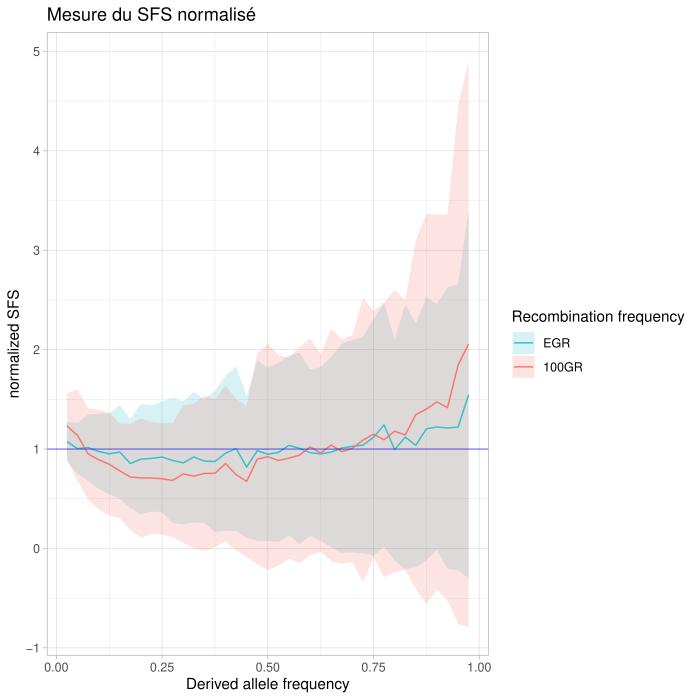

Generate this figure with R:
#!/usr/bin/env Rscript

## Author : Louis OLLIVIER ~ louis.ollivier@etu.univ-rouen.fr 
## Université Paris-Saclay
## Lab : LISN ~ UMR9015 ~ BIOINFO team 

###### Package initialization  ----------------------------------------

if (!require('tidyverse', quietly = T)) install.packages('tidyverse');
library(tidyverse)

###### Data upload and formatting ----------------------------------------

rm(list=ls()) 

freq = c(1/40,2/40,3/40,4/40,5/40,6/40,7/40,8/40,9/40,10/40,11/40,12/40,13/40,14/40,15/40,16/40,17/40,18/40,19/40,20/40,21/40,22/40,23/40,24/40,25/40,26/40,27/40,28/40,29/40,30/40,31/40,32/40,33/40,34/40,35/40,36/40,37/40,38/40,39/40)

data_EGR_h0p4 = read_csv("normSFS_EGR_h0p4.csv",col_names = F)

mean = apply(data_EGR_h0p4, 2, mean)
sd = apply(data_EGR_h0p4, 2, sd)
ymin = mean-sd
ymax = mean+sd

EGR_h0p4 = data.frame(freq,mean,ymin,ymax) %>%
  add_column(submodel="EGR", .before=1)
EGR_h0p4

rm(data_EGR_h0p4)

data_100GR_h0p4 = read_csv("normSFS_100GR_h0p4.csv",col_names = F)

mean = apply(data_100GR_h0p4, 2, mean)
sd = apply(data_100GR_h0p4, 2, sd)
ymin = mean-sd
ymax = mean+sd

r100GR_h0p4 = data.frame(freq,mean,ymin,ymax) %>%
  add_column(submodel="100GR", .before=1)
r100GR_h0p4

rm(data_100GR_h0p4)
rm(mean,sd,ymin,ymax,freq)

norm_SFS_data = bind_rows(EGR_h0p4,r100GR_h0p4) %>%
  as_tibble()
norm_SFS_data

rm(EGR_h0p4,r100GR_h0p4)

norm_SFS_data$submodel <- factor(norm_SFS_data$submodel , levels=c("EGR","100GR"))

###### Plot : normalized SFS for each frequency for each submodel ----------------------------------------

SFSnorm = ggplot(norm_SFS_data, aes(x = freq, y = mean, group=submodel, fill=submodel)) +
  geom_ribbon(aes(ymin=ymin, ymax=ymax),alpha=0.2) +
  geom_line(aes(color = factor(submodel) )) +
  geom_hline(yintercept=1, color="blue",size=0.2) +
  labs(title="Mesure du SFS normalisé",
       x = "Derived allele frequency",
       y = "normalized SFS",
       color="Recombination frequency",
       fill="Recombination frequency",
       linetype="Recombination frequency") + 
  theme_light() +
  scale_fill_manual(values=c("#35C0CA","#F8766D")) + 
  scale_color_manual(values=c("#35C0CA","#F8766D"))


ggsave("SFSnorm.pdf") 
SFSnorm

rm(list=ls())
